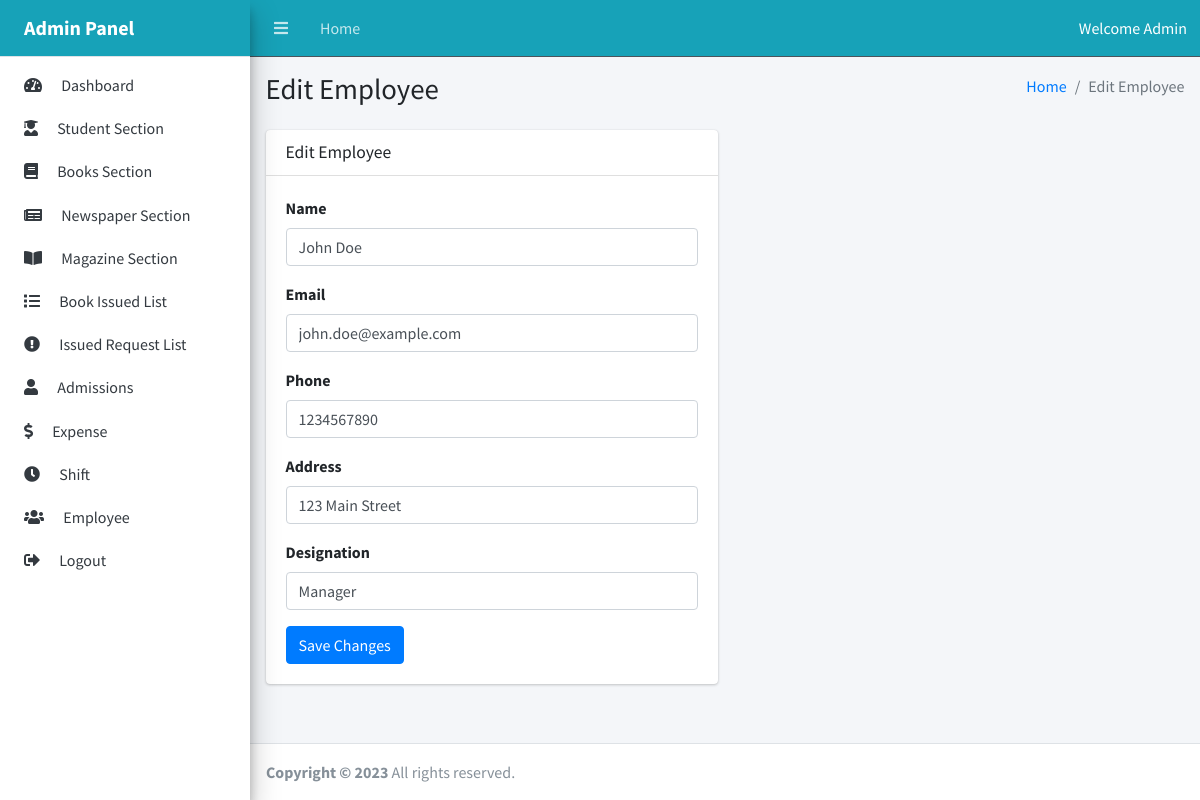
Page /admin/edit_employee.php?id=1 on the committed database.
### tables this page shows
CREATE TABLE `employees` (
  `employee_id` int(11) NOT NULL,
  `name` varchar(50) NOT NULL,
  `email` varchar(50) NOT NULL,
  `phone` varchar(20) NOT NULL,
  `address` varchar(100) NOT NULL,
  `designation` varchar(50) NOT NULL
);

### admin/edit_employee.php (the view, shortened to what this page needs)
<?php
include_once("../connection.php");
$employeeId = $_GET['id'];
$sql = "SELECT * FROM employees WHERE employee_id = '$employeeId'";
$result = mysqli_query($conn, $sql);
if ($result) {
    $employee = mysqli_fetch_assoc($result);
} else {
    echo "Error: " . mysqli_error($conn);
    exit();
}
?>
<!DOCTYPE html>
<html lang="en">
<?php include_once("includes/head.php"); ?>
<body class="sidebar-mini layout-navbar-fixed layout-fixed">
    <div class="wrapper">
        <?php include_once("includes/header.php"); ?>
        <?php include_once("includes/sidebar.php"); ?>
        <div class="content-wrapper">
            <div class="content-header">
                <div class="container-fluid">
                    <div class="row mb-2">
                        <div class="col-sm-6">
                            <h1 class="m-0">Edit Employee</h1>
                        </div>
                        <div class="col-sm-6">
                            <ol class="breadcrumb float-sm-right">
                                <li class="breadcrumb-item"><a href="/">Home</a></li>
                                <li class="breadcrumb-item active">Edit Employee</li>
                            </ol>
                        </div>
                    </div>
                </div>
            </div>
            <div class="content">
                <div class="container-fluid">
                    <div class="row">
                        <div class="col-md-6">
                            <div class="card">
                                <div class="card-header">
                                    <h3 class="card-title">Edit Employee</h3>
                                </div>
                                <div class="card-body">
                                    <form action="" method="POST">
                                        <div class="form-group">
                                            <label for="name">Name</label>
                                            <input type="text" class="form-control" id="name" name="name" value="<?= $employee['name'] ?>" required>
                                        </div>
                                        <div class="form-group">
                                            <label for="email">Email</label>
                                            <input type="email" class="form-control" id="email" name="email" value="<?= $employee['email'] ?>" required>
                                        </div>
                                        <div class="form-group">
                                            <label for="phone">Phone</label>
                                            <input type="text" class="form-control" id="phone" name="phone" value="<?= $employee['phone'] ?>" required>
                                        </div>
                                        <div class="form-group">
                                            <label for="address">Address</label>
                                            <input type="text" class="form-control" id="address" name="address" value="<?= $employee['address'] ?>" required>
                                        </div>
                                        <div class="form-group">
                                            <label for="designation">Designation</label>
                                            <input type="text" class="form-control" id="designation" name="designation" value="<?= $employee['designation'] ?>" required>
                                        </div>
                                        <button type="submit" class="btn btn-primary">Save Changes</button>
                                    </form>
                                </div>
                            </div>
                        </div>
                    </div>
                </div>
            </div>
        </div>
        <?php include_once("includes/footer.php"); ?>
    </div>
</body>
</html>

### rows in the picture
employees: name "John Doe", email "john.doe@example.com", phone "1234567890", address "123 Main Street", designation "Manager"
